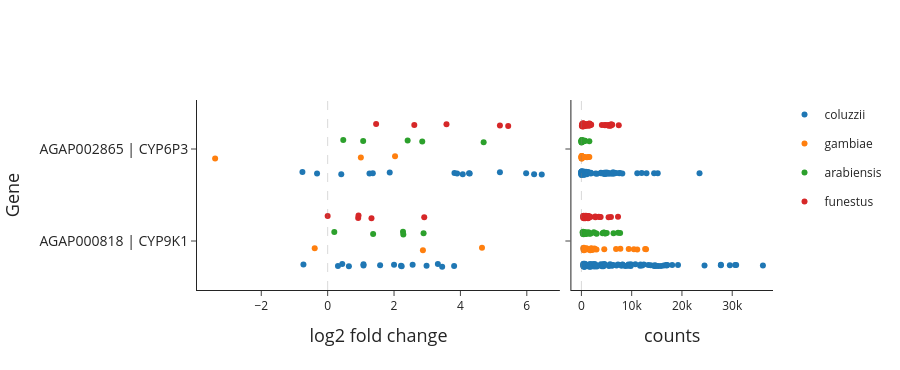

Notebook code for this chart:
### Markdown cell above
## Your genes across all experiments

`plot_gene_expression()` draws two panels. On the left, each point is the log2 fold change in one
comparison, coloured by species. On the right, each point is the read count in one resistant sample.
Hover over the points to see which experiment they come from.

### Code cell
xpress.plot_gene_expression(
    gene_id=CANDIDATE_GENES,
    analysis="gamb_colu_arab_fun",
    microarray=False,
    width=900,
    height=250 + 60 * len(CANDIDATE_GENES),
)

### Figure 1 — Plotly figure (JSON) as saved in the notebook; plotly's stock layout.template omitted (floating-point values rounded to 4 significant figures; data arrays with more than 128 entries replaced by an {"elided": "..."} marker saying what was removed)
{"data": [{"alignmentgroup": "True", "boxpoints": "all", "customdata": {"elided": "30x5 str values"}, "fillcolor": "rgba(255,255,255,0)", "hoveron": "points", "hovertemplate": "species=%{customdata[2]}<br>log2FC=%{x}<br>Label=%{y}<br>resistant=%{customdata[0]}<br>susceptible=%{customdata[1]}<br>country=%{customdata[3]}<br>technology=%{customdata[4]}<extra></extra>", "legendgroup": "coluzzii", "line": {"color": "rgba(255,255,255,0)"}, "marker": {"color": "#1F77B4"}, "name": "coluzzii", "offsetgroup": "coluzzii", "orientation": "h", "pointpos": 0, "showlegend": true, "type": "box", "x": [0.64, 4.26, 1.08, 1.36, -0.73, -0.76, 2.0, 3.9, 1.58, 1.26, 0.44, 1.87, 0.31, 0.41, 1.08, -0.32, 3.45, 3.82, 3.81, 5.98, 2.98, 4.07, 3.32, 6.22, 2.21, 4.28, 2.56, 6.45, 2.23, 5.19], "x0": " ", "xaxis": "x", "y": ["AGAP000818 | CYP9K1", "AGAP002865 | CYP6P3", "AGAP000818 | CYP9K1", "AGAP002865 | CYP6P3", "AGAP000818 | CYP9K1", "AGAP002865 | CYP6P3", "AGAP000818 | CYP9K1", "AGAP002865 | CYP6P3", "AGAP000818 | CYP9K1", "AGAP002865 | CYP6P3", "AGAP000818 | CYP9K1", "AGAP002865 | CYP6P3", "AGAP000818 | CYP9K1", "AGAP002865 | CYP6P3", "AGAP000818 | CYP9K1", "AGAP002865 | CYP6P3", "AGAP000818 | CYP9K1", "AGAP002865 | CYP6P3", "AGAP000818 | CYP9K1", "AGAP002865 | CYP6P3", "AGAP000818 | CYP9K1", "AGAP002865 | CYP6P3", "AGAP000818 | CYP9K1", "AGAP002865 | CYP6P3", "AGAP000818 | CYP9K1", "AGAP002865 | CYP6P3", "AGAP000818 | CYP9K1", "AGAP002865 | CYP6P3", "AGAP000818 | CYP9K1", "AGAP002865 | CYP6P3"], "y0": " ", "yaxis": "y"}, {"alignmentgroup": "True", "boxpoints": "all", "customdata": [["Bak", "Kisumu", "gambiae", "Burkina Faso", "rnaseq"], ["Bak", "Kisumu", "gambiae", "Burkina Faso", "rnaseq"], ["Bouake_gamb_unexp", "Kisumu", "gambiae", "Cote d'Ivoire", "rnaseq"], ["Bouake_gamb_unexp", "Kisumu", "gambiae", "Cote d'Ivoire", "rnaseq"], ["BusiaSurvivors", "Kisumu", "gambiae", "Uganda", "rnaseq"], ["BusiaSurvivors", "Kisumu", "gambiae", "Uganda", "rnaseq"]], "fillcolor": "rgba(255,255,255,0)", "hoveron": "points", "hovertemplate": "species=%{customdata[2]}<br>log2FC=%{x}<br>Label=%{y}<br>resistant=%{customdata[0]}<br>susceptible=%{customdata[1]}<br>country=%{customdata[3]}<br>technology=%{customdata[4]}<extra></extra>", "legendgroup": "gambiae", "line": {"color": "rgba(255,255,255,0)"}, "marker": {"color": "#FF7F0E"}, "name": "gambiae", "offsetgroup": "gambiae", "orientation": "h", "pointpos": 0, "showlegend": true, "type": "box", "x": [4.65, 2.03, 2.87, 1.0, -0.39, -3.39], "x0": " ", "xaxis": "x", "y": ["AGAP000818 | CYP9K1", "AGAP002865 | CYP6P3", "AGAP000818 | CYP9K1", "AGAP002865 | CYP6P3", "AGAP000818 | CYP9K1", "AGAP002865 | CYP6P3"], "y0": " ", "yaxis": "y"}, {"alignmentgroup": "True", "boxpoints": "all", "customdata": [["Gou", "Moz", "arabiensis", "Burkina Faso", "rnaseq"], ["Gou", "Moz", "arabiensis", "Burkina Faso", "rnaseq"], ["Asendabo", "Moz", "arabiensis", "Ethiopia", "rnaseq"], ["Asendabo", "Moz", "arabiensis", "Ethiopia", "rnaseq"], ["Chewaka", "Moz", "arabiensis", "Ethiopia", "rnaseq"], ["Chewaka", "Moz", "arabiensis", "Ethiopia", "rnaseq"], ["Tolay", "Moz", "arabiensis", "Ethiopia", "rnaseq"], ["Tolay", "Moz", "arabiensis", "Ethiopia", "rnaseq"], ["Ethiopia", "Dongola", "arabiensis", "Ethiopia", "rnaseq"], ["Ethiopia", "Dongola", "arabiensis", "Ethiopia", "rnaseq"]], "fillcolor": "rgba(255,255,255,0)", "hoveron": "points", "hovertemplate": "species=%{customdata[2]}<br>log2FC=%{x}<br>Label=%{y}<br>resistant=%{customdata[0]}<br>susceptible=%{customdata[1]}<br>country=%{customdata[3]}<br>technology=%{customdata[4]}<extra></extra>", "legendgroup": "arabiensis", "line": {"color": "rgba(255,255,255,0)"}, "marker": {"color": "#2CA02C"}, "name": "arabiensis", "offsetgroup": "arabiensis", "orientation": "h", "pointpos": 0, "showlegend": true, "type": "box", "x": [0.2, 1.07, 2.27, 2.41, 2.89, 4.7, 2.28, 2.85, 1.37, 0.47], "x0": " ", "xaxis": "x", "y": ["AGAP000818 | CYP9K1", "AGAP002865 | CYP6P3", "AGAP000818 | CYP9K1", "AGAP002865 | CYP6P3", "AGAP000818 | CYP9K1", "AGAP002865 | CYP6P3", "AGAP000818 | CYP9K1", "AGAP002865 | CYP6P3", "AGAP000818 | CYP9K1", "AGAP002865 | CYP6P3"], "y0": " ", "yaxis": "y"}, {"alignmentgroup": "True", "boxpoints": "all", "customdata": [["Cam_fun", "Fang", "funestus", "Cameroon", "rnaseq"], ["Cam_fun", "Fang", "funestus", "Cameroon", "rnaseq"], ["Fumoz", "Fang", "funestus", "Mozambique", "rnaseq"], ["Fumoz", "Fang", "funestus", "Mozambique", "rnaseq"], ["Ghana_fun", "Fang", "funestus", "Ghana", "rnaseq"], ["Ghana_fun", "Fang", "funestus", "Ghana", "rnaseq"], ["Malawi_fun", "Fang", "funestus", "Malawi", "rnaseq"], ["Malawi_fun", "Fang", "funestus", "Malawi", "rnaseq"], ["Uganda_fun", "Fang", "funestus", "Uganda", "rnaseq"], ["Uganda_fun", "Fang", "funestus", "Uganda", "rnaseq"]], "fillcolor": "rgba(255,255,255,0)", "hoveron": "points", "hovertemplate": "species=%{customdata[2]}<br>log2FC=%{x}<br>Label=%{y}<br>resistant=%{customdata[0]}<br>susceptible=%{customdata[1]}<br>country=%{customdata[3]}<br>technology=%{customdata[4]}<extra></extra>", "legendgroup": "funestus", "line": {"color": "rgba(255,255,255,0)"}, "marker": {"color": "#D62728"}, "name": "funestus", "offsetgroup": "funestus", "orientation": "h", "pointpos": 0, "showlegend": true, "type": "box", "x": [0.0, 1.46, 0.92, 5.19, 1.32, 3.58, 0.93, 5.44, 2.91, 2.61], "x0": " ", "xaxis": "x", "y": ["AGAP000818 | CYP9K1", "AGAP002865 | CYP6P3", "AGAP000818 | CYP9K1", "AGAP002865 | CYP6P3", "AGAP000818 | CYP9K1", "AGAP002865 | CYP6P3", "AGAP000818 | CYP9K1", "AGAP002865 | CYP6P3", "AGAP000818 | CYP9K1", "AGAP002865 | CYP6P3"], "y0": " ", "yaxis": "y"}, {"alignmentgroup": "True", "boxpoints": "all", "customdata": {"elided": "196x3 str values"}, "fillcolor": "rgba(255,255,255,0)", "hoveron": "points", "hovertemplate": "species=%{customdata[1]}<br>counts=%{x}<br>GeneID=%{y}<br>sampleID=%{customdata[0]}<br>country=%{customdata[2]}<extra></extra>", "legendgroup": "coluzzii", "line": {"color": "rgba(255,255,255,0)"}, "marker": {"color": "#1F77B4"}, "name": "coluzzii", "offsetgroup": "coluzzii", "orientation": "h", "pointpos": 0, "showlegend": false, "type": "box", "x": {"elided": "196 float values"}, "x0": " ", "xaxis": "x2", "y": {"elided": "196 str values"}, "y0": " ", "yaxis": "y2"}, {"alignmentgroup": "True", "boxpoints": "all", "customdata": {"elided": "52x3 str values"}, "fillcolor": "rgba(255,255,255,0)", "hoveron": "points", "hovertemplate": "species=%{customdata[1]}<br>counts=%{x}<br>GeneID=%{y}<br>sampleID=%{customdata[0]}<br>country=%{customdata[2]}<extra></extra>", "legendgroup": "gambiae", "line": {"color": "rgba(255,255,255,0)"}, "marker": {"color": "#FF7F0E"}, "name": "gambiae", "offsetgroup": "gambiae", "orientation": "h", "pointpos": 0, "showlegend": false, "type": "box", "x": [12680.0, 292.0, 10440.0, 335.0, 12860.0, 471.0, 9410.0, 242.0, 446.0, 68.0, 357.0, 58.0, 491.0, 85.0, 498.0, 117.0, 1010.0, 60.0, 1090.0, 40.0, 1010.0, 21.0, 996.0, 48.0, 4545.0, 27.0, 7750.0, 69.0, 11110.0, 141.0, 6889.0, 100.0, 1978.0, 117.0, 2091.0, 151.0, 1872.0, 53.0, 1746.0, 93.0, 1596.0, 71.0, 2320.0, 193.0, 1872.0, 609.0, 2665.0, 1574.0, 2592.0, 1097.0, 2998.0, 1409.0], "x0": " ", "xaxis": "x2", "y": ["AGAP000818", "AGAP002865", "AGAP000818", "AGAP002865", "AGAP000818", "AGAP002865", "AGAP000818", "AGAP002865", "AGAP000818", "AGAP002865", "AGAP000818", "AGAP002865", "AGAP000818", "AGAP002865", "AGAP000818", "AGAP002865", "AGAP000818", "AGAP002865", "AGAP000818", "AGAP002865", "AGAP000818", "AGAP002865", "AGAP000818", "AGAP002865", "AGAP000818", "AGAP002865", "AGAP000818", "AGAP002865", "AGAP000818", "AGAP002865", "AGAP000818", "AGAP002865", "AGAP000818", "AGAP002865", "AGAP000818", "AGAP002865", "AGAP000818", "AGAP002865", "AGAP000818", "AGAP002865", "AGAP000818", "AGAP002865", "AGAP000818", "AGAP002865", "AGAP000818", "AGAP002865", "AGAP000818", "AGAP002865", "AGAP000818", "AGAP002865", "AGAP000818", "AGAP002865"], "y0": " ", "yaxis": "y2"}, {"alignmentgroup": "True", "boxpoints": "all", "customdata": {"elided": "56x3 str values"}, "fillcolor": "rgba(255,255,255,0)", "hoveron": "points", "hovertemplate": "species=%{customdata[1]}<br>counts=%{x}<br>GeneID=%{y}<br>sampleID=%{customdata[0]}<br>country=%{customdata[2]}<extra></extra>", "legendgroup": "arabiensis", "line": {"color": "rgba(255,255,255,0)"}, "marker": {"color": "#2CA02C"}, "name": "arabiensis", "offsetgroup": "arabiensis", "orientation": "h", "pointpos": 0, "showlegend": false, "type": "box", "x": [4771.0, 147.0, 4421.0, 134.0, 4451.0, 228.0, 3040.0, 85.0, 6383.0, 468.0, 7281.0, 676.0, 7697.0, 1574.0, 4211.0, 162.0, 1201.0, 18.0, 286.0, 18.0, 1409.0, 43.0, 568.0, 35.0, 5043.0, 171.0, 4640.0, 132.0, 2856.0, 175.0, 4513.0, 340.0, 431.0, 340.0, 365.0, 498.0, 232.0, 278.0, 955.0, 653.0, 898.0, 568.0, 744.0, 294.0, 1859.0, 64.0, 1629.0, 98.0, 1409.0, 70.0, 2469.0, 37.0, 898.0, 40.0, 826.0, 34.0], "x0": " ", "xaxis": "x2", "y": ["AGAP000818", "AGAP002865", "AGAP000818", "AGAP002865", "AGAP000818", "AGAP002865", "AGAP000818", "AGAP002865", "AGAP000818", "AGAP002865", "AGAP000818", "AGAP002865", "AGAP000818", "AGAP002865", "AGAP000818", "AGAP002865", "AGAP000818", "AGAP002865", "AGAP000818", "AGAP002865", "AGAP000818", "AGAP002865", "AGAP000818", "AGAP002865", "AGAP000818", "AGAP002865", "AGAP000818", "AGAP002865", "AGAP000818", "AGAP002865", "AGAP000818", "AGAP002865", "AGAP000818", "AGAP002865", "AGAP000818", "AGAP002865", "AGAP000818", "AGAP002865", "AGAP000818", "AGAP002865", "AGAP000818", "AGAP002865", "AGAP000818", "AGAP002865", "AGAP000818", "AGAP002865", "AGAP000818", "AGAP002865", "AGAP000818", "AGAP002865", "AGAP000818", "AGAP002865", "AGAP000818", "AGAP002865", "AGAP000818", "AGAP002865"], "y0": " ", "yaxis": "y2"}, {"alignmentgroup": "True", "boxpoints": "all", "customdata": {"elided": "92x3 str values"}, "fillcolor": "rgba(255,255,255,0)", "hoveron": "points", "hovertemplate": "species=%{customdata[1]}<br>counts=%{x}<br>GeneID=%{y}<br>sampleID=%{customdata[0]}<br>country=%{customdata[2]}<extra></extra>", "legendgroup": "funestus", "line": {"color": "rgba(255,255,255,0)"}, "marker": {"color": "#D62728"}, "name": "funestus", "offsetgroup": "funestus", "orientation": "h", "pointpos": 0, "showlegend": false, "type": "box", "x": [495.0, 375.0, 744.0, 399.0, 596.0, 298.0, 516.0, 495.0, 564.0, 407.0, 572.0, 326.0, 338.0, 228.0, 478.0, 360.0, 465.0, 246.0, 568.0, 153.0, 468.0, 119.0, 537.0, 105.0, 329.0, 147.0, 1361.0, 5873.0, 1261.0, 5673.0, 1121.0, 5873.0, 942.0, 5367.0, 1479.0, 1698.0, 1010.0, 1438.0, 1287.0, 1418.0, 1314.0, 1663.0, 1687.0, 1618.0, 1409.0, 1287.0, 1226.0, 1314.0, 1510.0, 1885.0, 1342.0, 1652.0, 1136.0, 1261.0, 955.0, 5833.0, 982.0, 5185.0, 1489.0, 7434.0, 891.0, 4068.0, 760.0, 5673.0, 1152.0, 6123.0, 891.0, 6039.0, 861.0, 4673.0, 1144.0, 4705.0, 1053.0, 5293.0, 2759.0, 428.0, 3641.0, 523.0, 3444.0, 512.0, 2778.0, 549.0, 1808.0, 1938.0, 3822.0, 815.0, 5873.0, 750.0, 5405.0, 630.0, 7281.0, 949.0], "x0": " ", "xaxis": "x2", "y": ["AGAP000818", "AGAP002865", "AGAP000818", "AGAP002865", "AGAP000818", "AGAP002865", "AGAP000818", "AGAP002865", "AGAP000818", "AGAP002865", "AGAP000818", "AGAP002865", "AGAP000818", "AGAP002865", "AGAP000818", "AGAP002865", "AGAP000818", "AGAP002865", "AGAP000818", "AGAP002865", "AGAP000818", "AGAP002865", "AGAP000818", "AGAP002865", "AGAP000818", "AGAP002865", "AGAP000818", "AGAP002865", "AGAP000818", "AGAP002865", "AGAP000818", "AGAP002865", "AGAP000818", "AGAP002865", "AGAP000818", "AGAP002865", "AGAP000818", "AGAP002865", "AGAP000818", "AGAP002865", "AGAP000818", "AGAP002865", "AGAP000818", "AGAP002865", "AGAP000818", "AGAP002865", "AGAP000818", "AGAP002865", "AGAP000818", "AGAP002865", "AGAP000818", "AGAP002865", "AGAP000818", "AGAP002865", "AGAP000818", "AGAP002865", "AGAP000818", "AGAP002865", "AGAP000818", "AGAP002865", "AGAP000818", "AGAP002865", "AGAP000818", "AGAP002865", "AGAP000818", "AGAP002865", "AGAP000818", "AGAP002865", "AGAP000818", "AGAP002865", "AGAP000818", "AGAP002865", "AGAP000818", "AGAP002865", "AGAP000818", "AGAP002865", "AGAP000818", "AGAP002865", "AGAP000818", "AGAP002865", "AGAP000818", "AGAP002865", "AGAP000818", "AGAP002865", "AGAP000818", "AGAP002865", "AGAP000818", "AGAP002865", "AGAP000818", "AGAP002865", "AGAP000818", "AGAP002865"], "y0": " ", "yaxis": "y2"}], "layout": {"boxmode": "group", "height": 370, "shapes": [{"line": {"color": "grey", "dash": "dash", "width": 1}, "type": "line", "x0": 0, "x1": 0, "xref": "x", "y0": 0, "y1": 1, "yref": "y domain"}, {"line": {"color": "grey", "dash": "dash", "width": 1}, "type": "line", "x0": 0, "x1": 0, "xref": "x2", "y0": 0, "y1": 1, "yref": "y2 domain"}], "title": {"text": "", "x": 0.5}, "width": 900, "xaxis": {"anchor": "y", "domain": [0.0, 0.63], "title": {"font": {"size": 18}, "text": "log2 fold change"}}, "xaxis2": {"anchor": "y2", "domain": [0.65, 1.0], "title": {"font": {"size": 18}, "text": "counts"}}, "yaxis": {"anchor": "x", "domain": [0.0, 1.0], "tickfont": {"size": 14}, "title": {"font": {"size": 18}, "text": "Gene"}}, "yaxis2": {"anchor": "x2", "domain": [0.0, 1.0], "showticklabels": false}}}
